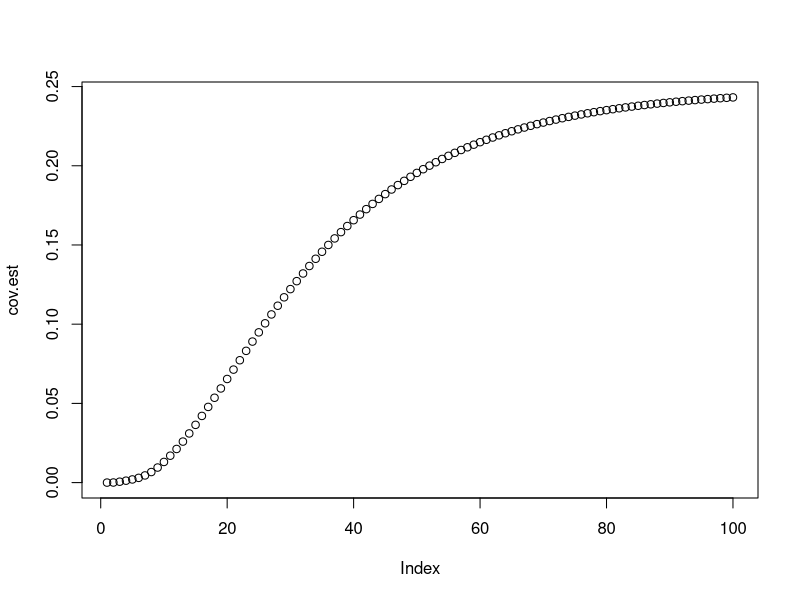
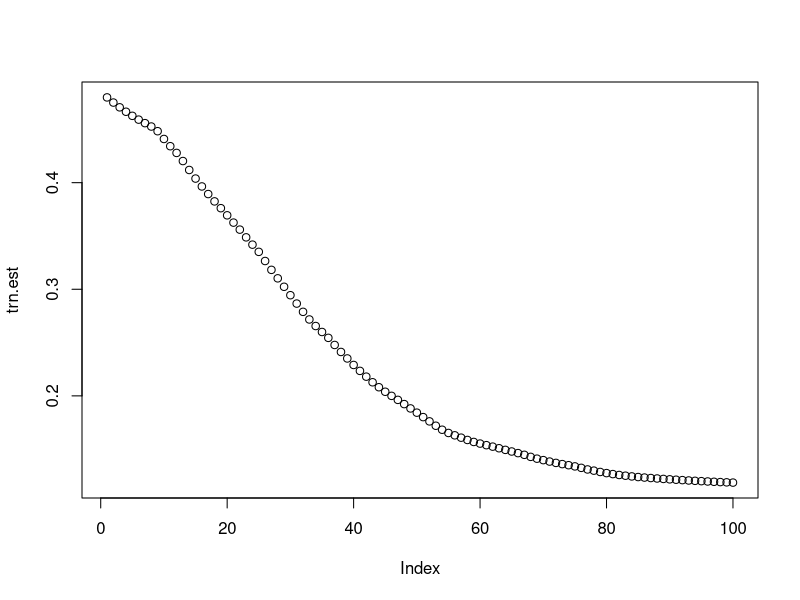
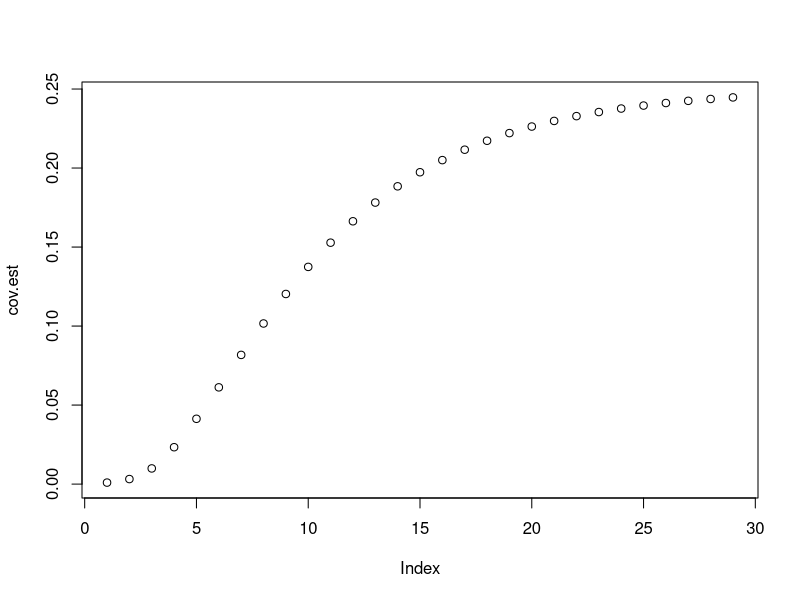
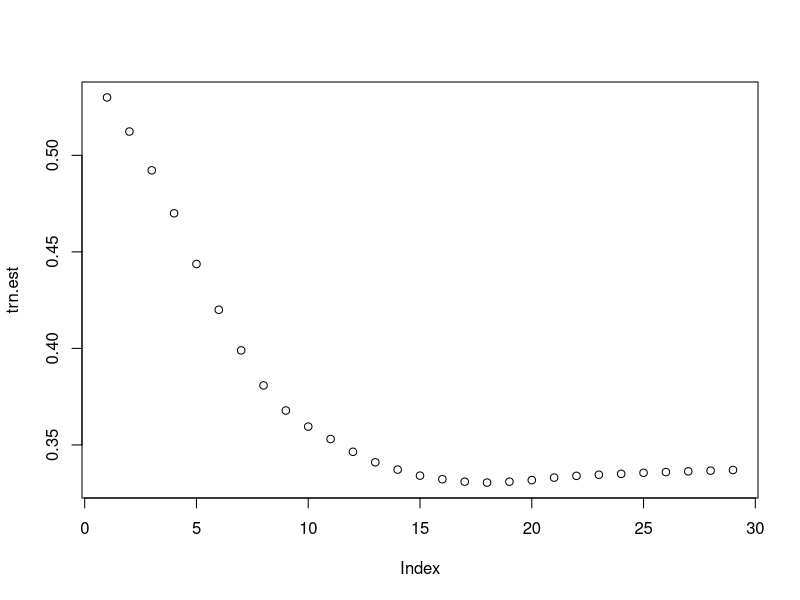
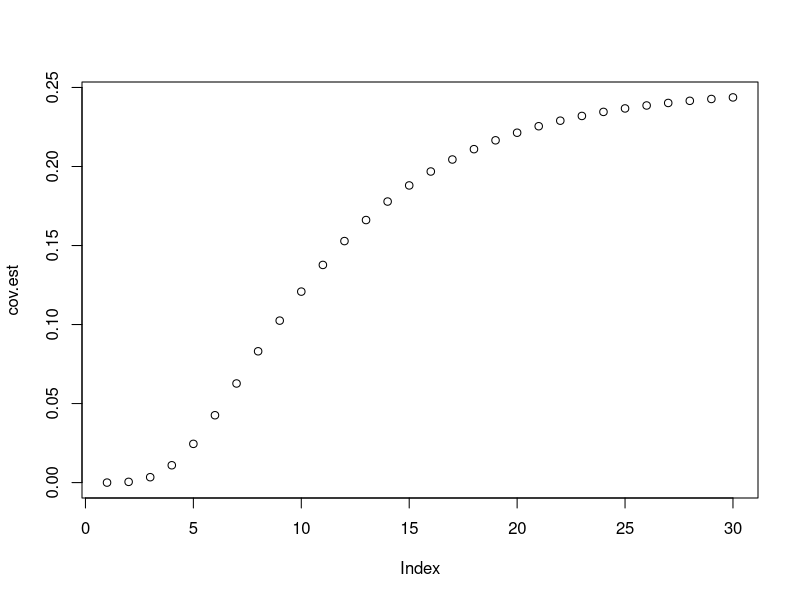
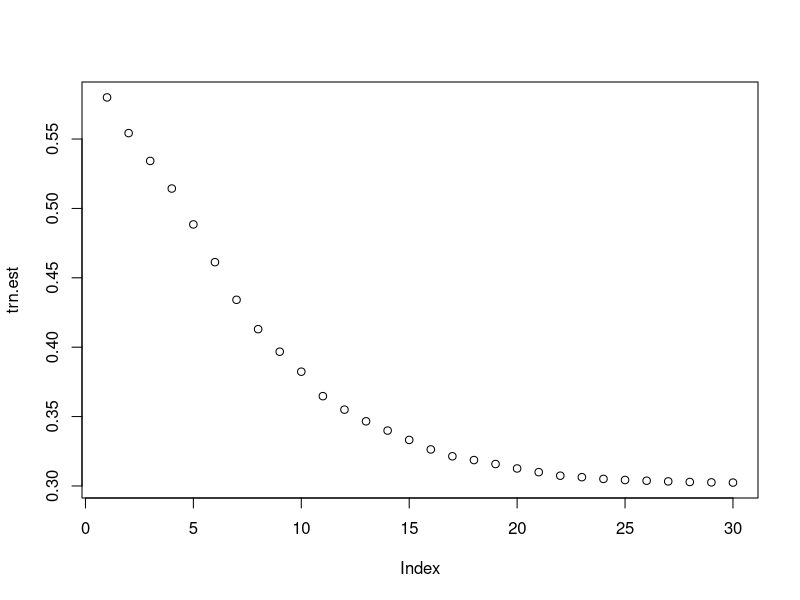
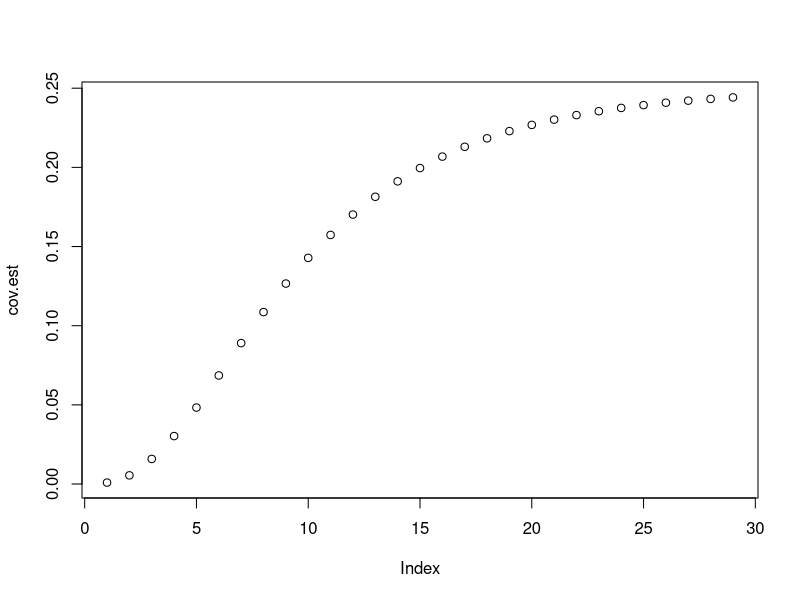
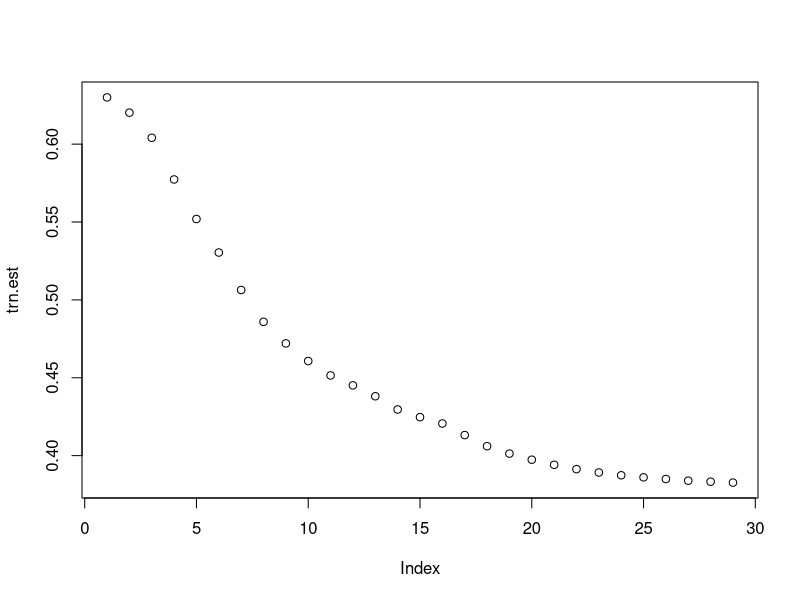

Generate these figures, in order, with R: (Note: a time limit stopped this script after it produced the figures.)
####locally verify if the covariance penalization works 

#####generate the original training data #####
library(MASS)
# set.seed(2019)
n <- 100
s <- 5
x <- mvrnorm(n, mu = rep(0, s), Sigma = diag(1,s))
beta <- c(1, 0.5, 0.1, -0.5, -0.1)

risk.score <- x %*% beta
risk.score <- exp(risk.score)/(1 + exp(risk.score))
risk.score <- (risk.score - min(risk.score))/ (max(risk.score) - min(risk.score))

###generate y
y <- rbinom(n, size = 1, prob = risk.score)
summary(y)

###attach useless x
p <- 300
x <- cbind(x, mvrnorm(n, mu = rep(0, p - s), Sigma = diag(1,p - s)))
#############################################

#####generate the testing data #####
testn <- 5e3
testx <- mvrnorm(testn, mu = rep(0, s), Sigma = diag(1,s))

risk.score.test <- testx %*% beta
risk.score.test <- exp(risk.score.test)/(1 + exp(risk.score.test))
risk.score.test <- (risk.score.test - min(risk.score.test))/ (max(risk.score.test) - min(risk.score.test))

###generate y
testy <- rbinom(testn, size = 1, prob = risk.score.test)
summary(testy)

###attach useless x
testx <- cbind(testx, mvrnorm(testn, mu = rep(0, p - s), Sigma = diag(1,p - s)))
#############################################



#######train the model with glmnet###########
library(glmnet)
glmnet.fit <- glmnet(x = x, y = y)
summary(glmnet.fit)
dim(glmnet.fit$beta)
head(glmnet.fit$beta)

##beta0 corresponds to a smallish lambda
beta0 <- glmnet.fit$beta[, NCOL(glmnet.fit$beta) - 3]
lambda.org <- glmnet.fit$lambda

###for each beta_lambda, calculate training error
trn.est <- rep(0, length(lambda.org))
for(i in 1:length(lambda.org)){
  temp.mse <- mean((y - x %*% glmnet.fit$beta[,i])^2)
  trn.est[i] <- temp.mse
}
#############################################

#######generate boostrap data################

###size of reference panel
refn <- n/2
newx <- mvrnorm(refn, mu = rep(0, p), Sigma = diag(1,p))


bootn <- refn
##there are repeated covariates
if(refn < bootn){
  newx <- newx[sample(1:refn, size = bootn, replace = T),]
}else{
  newx <- newx[sample(1:refn, size = bootn, replace = F),]
  
  }

risk.score.new <- newx %*% beta0
risk.score.new <- (risk.score.new - min(risk.score.new))/ (max(risk.score.new) - min(risk.score.new))

####
B <- 20
boot.Y <- matrix(0, nrow = bootn, ncol = B)
for(b in 1:B){
  
  ###generate y
  newy <- rbinom(bootn, size = 1, prob = risk.score.new)
  boot.Y[, b] <- newy
  
}

cov.est <- rep(0, length(lambda.org))

for(i in 1:length(lambda.org)){
  temp.cov <- 0
  for(b in 1:B){
    
    #####use the original lambda
    # glmnet.boot <- glmnet(x = newx, y = boot.Y[,b], 
    #                       lambda = lambda.org[i])  
    
    ####use the square-root rule
    glmnet.boot <- glmnet(x = newx, y = boot.Y[,b], 
                          lambda = lambda.org[i] * sqrt(n/bootn))  
    
    beta.boot <- glmnet.boot$beta
    
    risk.score.boot <- as.numeric(newx %*% beta.boot)
    
    temp.cov <- temp.cov + cov(risk.score.boot, boot.Y[,b])
  }
  temp.cov <- temp.cov/B
  
  cov.est[i] <- temp.cov
}
#############################################


#####use AUC to determine which is the best lambda#####
glmnet.cvfit <- cv.glmnet(x = x, y = y,
                          lambda = lambda.org)
print(which.min(glmnet.cvfit$cvm))
cv.index <- which.min(glmnet.cvfit$cvm)
  
# glmnet.cvfit <- cv.glmnet(x = x, y = y,
#                           lambda = lambda.org,
#                           type.measure = "auc",
#                           family  = "binomial")
# print(which.max(glmnet.cvfit$cvm))
# glmnet.cvfit$cvm


#############################################


###########combine training error and covaraince est##########
cov.est.norm <- cov.est/cov.est[length(lambda.org)] * trn.est[length(lambda.org)]
print(which.min(2*cov.est + trn.est))
cov.index <- which.min(2*cov.est + trn.est)
#############################################

#############compare the difference###################
library(pROC)

cv.test.score <- testx %*% glmnet.fit$beta[,cv.index]
cov.test.score <- testx %*% glmnet.fit$beta[,cov.index]

auc(testy, cv.test.score)
auc(testy, cov.test.score)

plot(cov.est)
plot(trn.est)
#############################################

#############################################
#############################################
#############################################
#############################################



#################simulation ##############
repeats <- 30
results <- data.frame()
for(rep.i in 1:repeats){
####locally verify if the covariance penalization works 

#####generate the original training data #####
library(MASS)
# set.seed(2019)
n <- 100
s <- 5
x <- mvrnorm(n, mu = rep(0, s), Sigma = diag(1,s))
beta <- c(1, 0.5, 0.1, -0.5, -0.1)

risk.score <- x %*% beta
risk.score <- exp(risk.score)/(1 + exp(risk.score))
risk.score <- (risk.score - min(risk.score))/ (max(risk.score) - min(risk.score))

###generate y
y <- rbinom(n, size = 1, prob = risk.score)
summary(y)

###attach useless x
p <- 700
x <- cbind(x, mvrnorm(n, mu = rep(0, p - s), Sigma = diag(1,p - s)))
#############################################

#####generate the testing data #####
testn <- 5e3
testx <- mvrnorm(testn, mu = rep(0, s), Sigma = diag(1,s))

risk.score.test <- testx %*% beta
risk.score.test <- exp(risk.score.test)/(1 + exp(risk.score.test))
risk.score.test <- (risk.score.test - min(risk.score.test))/ (max(risk.score.test) - min(risk.score.test))

###generate y
testy <- rbinom(testn, size = 1, prob = risk.score.test)
summary(testy)

###attach useless x
testx <- cbind(testx, mvrnorm(testn, mu = rep(0, p - s), Sigma = diag(1,p - s)))
#############################################



#######train the model with glmnet###########
library(glmnet)
glmnet.fit <- glmnet(x = x, y = y, nlambda = 30)
summary(glmnet.fit)
dim(glmnet.fit$beta)
head(glmnet.fit$beta)

##beta0 corresponds to a smallish lambda
beta0 <- glmnet.fit$beta[, NCOL(glmnet.fit$beta)/2]
lambda.org <- glmnet.fit$lambda

###for each beta_lambda, calculate training error
trn.est <- rep(0, length(lambda.org))
for(i in 1:length(lambda.org)){
  temp.mse <- mean((y - x %*% glmnet.fit$beta[,i])^2)
  trn.est[i] <- temp.mse
}
#############################################

#######generate boostrap data################

###size of reference panel
refn <- n
newx <- mvrnorm(refn, mu = rep(0, p), Sigma = diag(1,p))


bootn <- n
##there are repeated covariates
if(refn < bootn){
  newx <- newx[sample(1:refn, size = bootn, replace = T),]
}else{
  newx <- newx[sample(1:refn, size = bootn, replace = F),]
  
}

risk.score.new <- newx %*% beta0
risk.score.new <- (risk.score.new - min(risk.score.new))/ (max(risk.score.new) - min(risk.score.new))

####
B <- 20
boot.Y <- matrix(0, nrow = bootn, ncol = B)
for(b in 1:B){
  
  ###generate y
  newy <- rbinom(bootn, size = 1, prob = risk.score.new)
  boot.Y[, b] <- newy
  
}

cov.est <- rep(0, length(lambda.org))

for(i in 1:length(lambda.org)){
  temp.cov <- 0
  for(b in 1:B){
    
    #####use the original lambda
    # glmnet.boot <- glmnet(x = newx, y = boot.Y[,b], 
    #                       lambda = lambda.org[i])  
    
    ####use the square-root rule
    glmnet.boot <- glmnet(x = newx, y = boot.Y[,b], 
                          lambda = lambda.org[i] * sqrt(n/bootn))  
    
    beta.boot <- glmnet.boot$beta
    
    risk.score.boot <- as.numeric(newx %*% beta.boot)
    
    temp.cov <- temp.cov + cov(risk.score.boot, boot.Y[,b])
  }
  temp.cov <- temp.cov/B
  
  cov.est[i] <- temp.cov
}
#############################################


#####use AUC to determine which is the best lambda#####
glmnet.cvfit <- cv.glmnet(x = x, y = y,
                          lambda = lambda.org)
print(which.min(glmnet.cvfit$cvm))
cv.index <- which.min(glmnet.cvfit$cvm)

# glmnet.cvfit <- cv.glmnet(x = x, y = y,
#                           lambda = lambda.org,
#                           type.measure = "auc",
#                           family  = "binomial")
# print(which.max(glmnet.cvfit$cvm))
# glmnet.cvfit$cvm


#############################################


###########combine training error and covaraince est##########
cov.est.norm <- cov.est/cov.est[length(lambda.org)] * trn.est[length(lambda.org)]
print(which.min(2*cov.est + trn.est))
cov.index <- which.min(2*cov.est + trn.est)
#############################################

#############compare the difference###################
library(pROC)

cv.test.score <- testx %*% glmnet.fit$beta[,cv.index]
cov.test.score <- testx %*% glmnet.fit$beta[,cov.index]

cv.auc <- auc(testy, cv.test.score)
cov.auc <- auc(testy, cov.test.score)

plot(cov.est)
plot(trn.est)
#############################################

temp.results <- data.frame(rep.i = rep.i,
                           cv.auc = cv.auc,
                           cov.auc = cov.auc,
                           n = n,
                           p = p,
                           s = s,
                           refn = refn)
results <- rbind(results, temp.results)
}

save(results, 
     file = '/Users/tianyu/Documents/ParaTuning/data/cov_penalty_local_study_times2_5.RData')

results <- data.table(results)
ggplot(results) +
  geom_histogram(aes(x=cv.auc), 
                 fill="blue", alpha=0.8, binwidth = 0.01)+
  geom_histogram(aes(x=cov.auc), 
                 fill="red", alpha=0.8, binwidth = 0.01)
